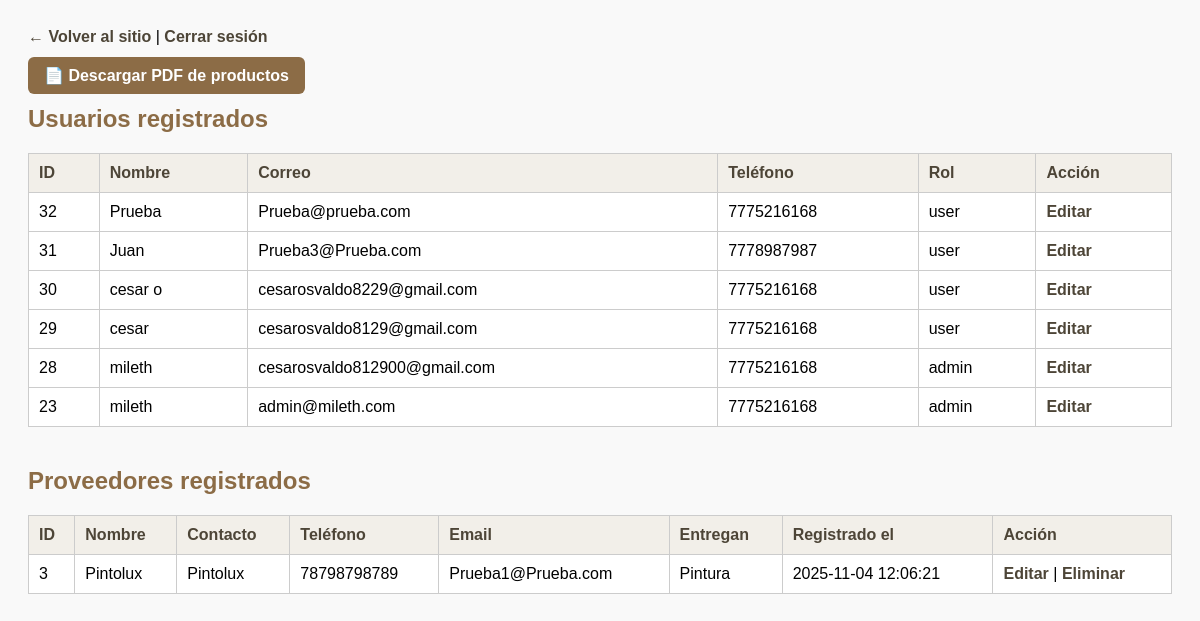
The page /admin_users.php (signed in) on the database its author committed.
### tables this page shows
CREATE TABLE `usuarios` (
  `id` int(11) NOT NULL,
  `nombre` varchar(100) NOT NULL,
  `correo` varchar(100) NOT NULL,
  `telefono` varchar(20) NOT NULL,
  `role` varchar(20) NOT NULL DEFAULT 'user',
  `contraseña` varchar(255) NOT NULL,
  `reset_token` varchar(255) DEFAULT NULL,
  `reset_expira` datetime DEFAULT NULL,
  `perfil_icono` longblob DEFAULT NULL
);

CREATE TABLE `proveedores` (
  `id` int(11) NOT NULL,
  `nombre` varchar(255) NOT NULL,
  `contacto` varchar(255) DEFAULT NULL,
  `telefono` varchar(50) DEFAULT NULL,
  `email` varchar(255) DEFAULT NULL,
  `creado_en` datetime DEFAULT current_timestamp(),
  `entregan` text DEFAULT NULL
);

### admin_users.php (the view, shortened to what this page needs)
<?php
$mysqli = new mysqli("localhost", "root", "", "ejemplo");
$res = $mysqli->query("SELECT id, nombre, correo, telefono, role FROM usuarios ORDER BY id DESC");
$usuarios = $res ? $res->fetch_all(MYSQLI_ASSOC) : [];
?>
<!DOCTYPE html>
<html lang="es">
<head>
</head>
<body>
  <div class="actions">
    <a href="index.php">← Volver al sitio</a> |
    <a href="logout.php">Cerrar sesión</a>
  </div>
<div style="margin-top:20px;">
  <a href="generar_pdf.php" style="background:#8c6c46; color:#fff; padding:10px 16px; border-radius:6px; text-decoration:none; font-weight:bold;">
    📄 Descargar PDF de productos
  </a>
</div>
  <h2>Usuarios registrados</h2>
  <?php if (empty($usuarios)): ?>
    <p>No hay usuarios registrados.</p>
  <?php else: ?>
    <table>
      <thead>
        <tr>
          <th>ID</th>
          <th>Nombre</th>
          <th>Correo</th>
          <th>Teléfono</th>
          <th>Rol</th>
          <th>Acción</th>
        </tr>
      </thead>
      <tbody>
        <?php foreach ($usuarios as $u): ?>
          <tr>
            <td><?php echo htmlspecialchars($u['id']); ?></td>
            <td><?php echo htmlspecialchars($u['nombre']); ?></td>
            <td><?php echo htmlspecialchars($u['correo']); ?></td>
            <td><?php echo htmlspecialchars($u['telefono']); ?></td>
            <td><?php echo htmlspecialchars($u['role']); ?></td>
            <td>
            <a href="admin_editar_usuario.php?id=<?php echo urlencode($u['id']); ?>">Editar</a>
            </td>
          </tr>
        <?php endforeach; ?>
      </tbody>
    </table>
  <?php endif; ?>
  <h2 id="proveedores" style="margin-top:40px;">Proveedores registrados</h2>
<?php
$resProv = $mysqli->query("SELECT id, nombre, contacto, telefono, email, entregan, creado_en FROM proveedores ORDER BY creado_en DESC");
$proveedores = $resProv ? $resProv->fetch_all(MYSQLI_ASSOC) : [];
?>
<?php if (empty($proveedores)): ?>
  <p>No hay proveedores registrados.</p>
<?php else: ?>
  <table>
    <thead>
      <tr>
        <th>ID</th>
        <th>Nombre</th>
        <th>Contacto</th>
        <th>Teléfono</th>
        <th>Email</th>
        <th>Entregan</th>
        <th>Registrado el</th>
        <th>Acción</th>
      </tr>
    </thead>
    <tbody>
      <?php foreach ($proveedores as $p): ?>
        <tr>
          <td><?php echo htmlspecialchars($p['id']); ?></td>
          <td><?php echo htmlspecialchars($p['nombre']); ?></td>
          <td><?php echo htmlspecialchars($p['contacto']); ?></td>
          <td><?php echo htmlspecialchars($p['telefono']); ?></td>
          <td><?php echo htmlspecialchars($p['email']); ?></td>
          <td><?php echo htmlspecialchars($p['entregan']); ?></td>
          <td><?php echo htmlspecialchars($p['creado_en']); ?></td>
          <td>
            <a href="admin_editar_proveedor.php?id=<?php echo urlencode($p['id']); ?>">Editar</a> |
            <a href="admin_eliminar_proveedor.php?id=<?php echo urlencode($p['id']); ?>" onclick="return confirm('¿Eliminar proveedor?')">Eliminar</a>
          </td>
        </tr>
      <?php endforeach; ?>
    </tbody>
  </table>
<?php endif; ?>
</body>
</html>

### admin_users.php (style rules this page uses)
body { font-family: Arial, sans-serif; padding: 20px; background: #f9f9f9; }
h2 { color: #8c6c46; }
table { width: 100%; border-collapse: collapse; background: #fff; margin-top: 20px; }
th, td { padding: 10px; border: 1px solid #ccc; text-align: left; }
th { background: #f2efe9; color: #4d4537; }
.actions { margin-bottom: 16px; }
a { color: #4d4537; text-decoration: none; font-weight: bold; }

### rows shown on the page
usuarios: id "32", nombre "Prueba", correo "Prueba@prueba.com", telefono "7775216168", role "user"
usuarios: id "31", nombre "Juan", correo "Prueba3@Prueba.com", telefono "7778987987", role "user"
usuarios: id "30", nombre "cesar o", correo "cesarosvaldo8229@gmail.com", telefono "7775216168", role "user"
usuarios: id "29", nombre "cesar", correo "cesarosvaldo8129@gmail.com", telefono "7775216168", role "user"
usuarios: id "28", nombre "mileth", correo "cesarosvaldo812900@gmail.com", telefono "7775216168", role "admin"
usuarios: id "23", nombre "mileth", correo "admin@mileth.com", telefono "7775216168", role "admin"
proveedores: id "3", nombre "Pintolux", contacto "Pintolux", telefono "78798798789", email "Prueba1@Prueba.com", entregan "Pintura", creado_en "2025-11-04 12:06:21"
